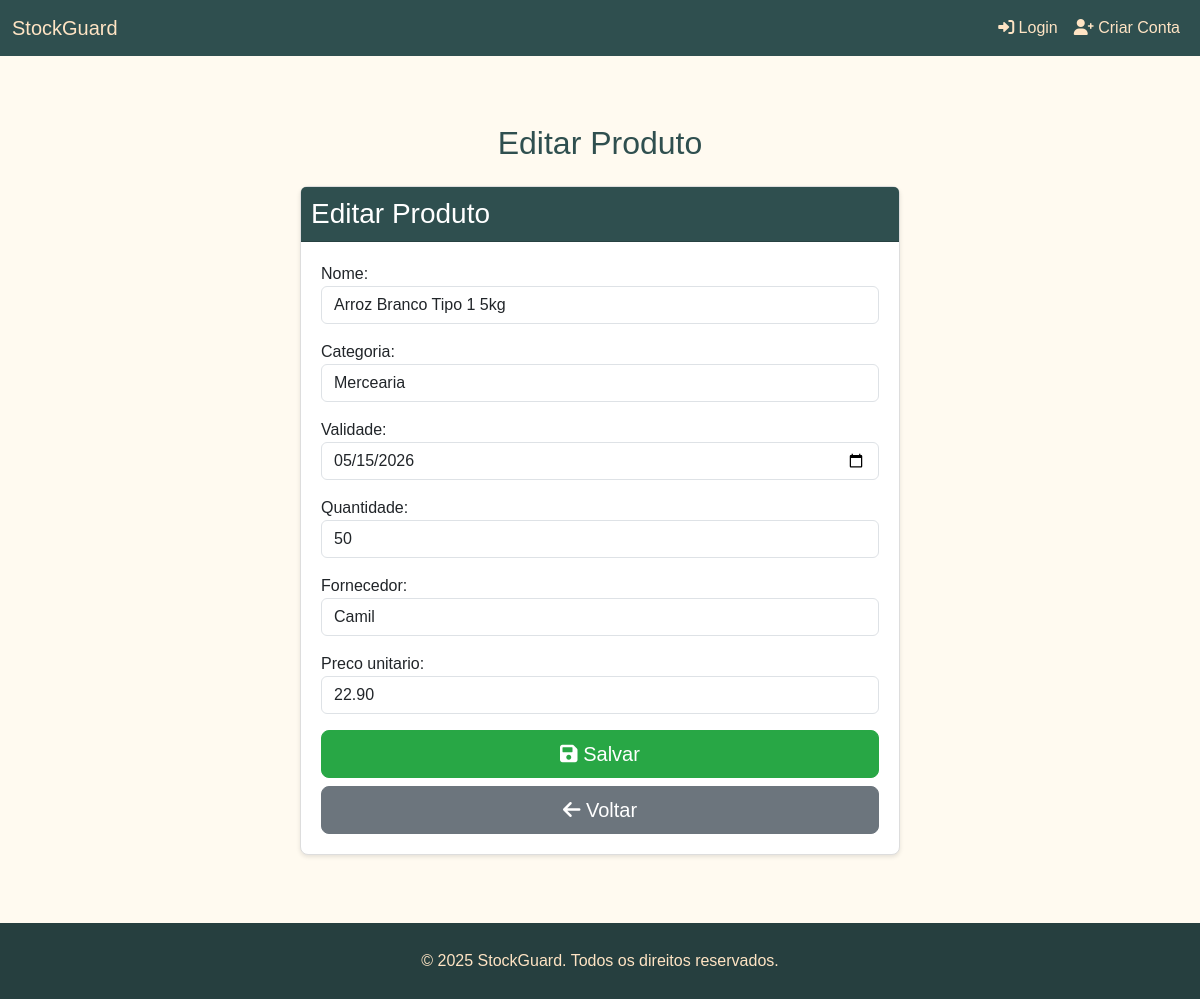
/estoque/editar/1/, run on the app's committed database.
### estoque/models.py (models this page shows, shortened)
class Produto(models.Model):
    nome = models.CharField(max_length=100)
    categoria = models.CharField(max_length=50)
    validade = models.DateField()
    quantidade = models.IntegerField()
    fornecedor = models.CharField(max_length=100)
    preco_unitario = models.DecimalField(max_digits=10, decimal_places=2, default=0.0)

### estoque/views.py (the view)
# urls.py: path('editar/<int:id>/', views.editar_produto, name='editar_produto'),
def editar_produto(request, id):
    produto = get_object_or_404(Produto, id=id)
    if request.method == 'POST':
        form = ProdutoForm(request.POST, instance=produto)
        if form.is_valid():
            form.save()
            return redirect('lista_produtos')
    else:
        form = ProdutoForm(instance=produto)
    return render(request, 'estoque/editar_produto.html', {'form': form})

### estoque/forms.py
class ProdutoForm(forms.ModelForm):
    class Meta:
        model = Produto
        fields = ['nome', 'categoria', 'validade', 'quantidade', 'fornecedor', 'preco_unitario']
        widgets = {
            'nome': forms.TextInput(attrs={'class': 'form-control'}),
            'categoria': forms.TextInput(attrs={'class': 'form-control'}),
            'validade': forms.DateInput(attrs={'type': 'date', 'class': 'form-control'}),
            'quantidade': forms.NumberInput(attrs={'class': 'form-control'}),
            'fornecedor': forms.TextInput(attrs={'class': 'form-control'}),
            'preco_unitario': forms.NumberInput(attrs={'class': 'form-control', 'step': '0.01'}),  # Novo campo
        }

### templates/estoque/editar_produto.html (shortened to what this page needs)
{% extends 'base.html' %}
{% block content %}
<div class="container mt-5">
    <h2 class="text-center mb-4 custom-title" style="color: darkslategrey;">Editar Produto</h2>
    <div class="card mx-auto" style="max-width: 600px;">
        <div class="card-header text-white">
            <h3 class="card-title mb-0">Editar Produto</h3>
        </div>
        <div class="card-body">
            <form method="post">
                <div class="mb-3">
                    {{ form.as_p }}
                </div>
                <div class="d-grid gap-2">
                    <button type="submit" class="btn btn-success btn-lg">
                        <i class="fas fa-save"></i> Salvar
                    </button>
                    <a href="{% url 'lista_produtos' %}" class="btn btn-secondary btn-lg">
                        <i class="fas fa-arrow-left"></i> Voltar
                    </a>
                </div>
            </form>
        </div>
    </div>
</div>
{% endblock %}

### static/css/styles.css (style rules this page uses)
html, body { height: 100%; margin: 0; display: flex; flex-direction: column; background-color: #fffaf0; color: #333; font-family: Arial, sans-serif; }
.card { margin-top: 20px; border: 1px solid #ddd; border-radius: 8px; box-shadow: 0 2px 4px rgba(0, 0, 0, 0.1); }
.card-header { background-color: darkslategrey; color: bisque; padding: 10px; border-radius: 8px 8px 0 0; }
.card-body { padding: 20px; }
.btn-secondary { background-color: #6c757d; border-color: #6c757d; }
.btn-success { background-color: #28a745; border-color: #28a745; }

### data on the page
Produto: nome "Arroz Branco Tipo 1 5kg", categoria "Mercearia", validade "05/15/2026", quantidade "50", fornecedor "Camil", preco_unitario "22.90"
